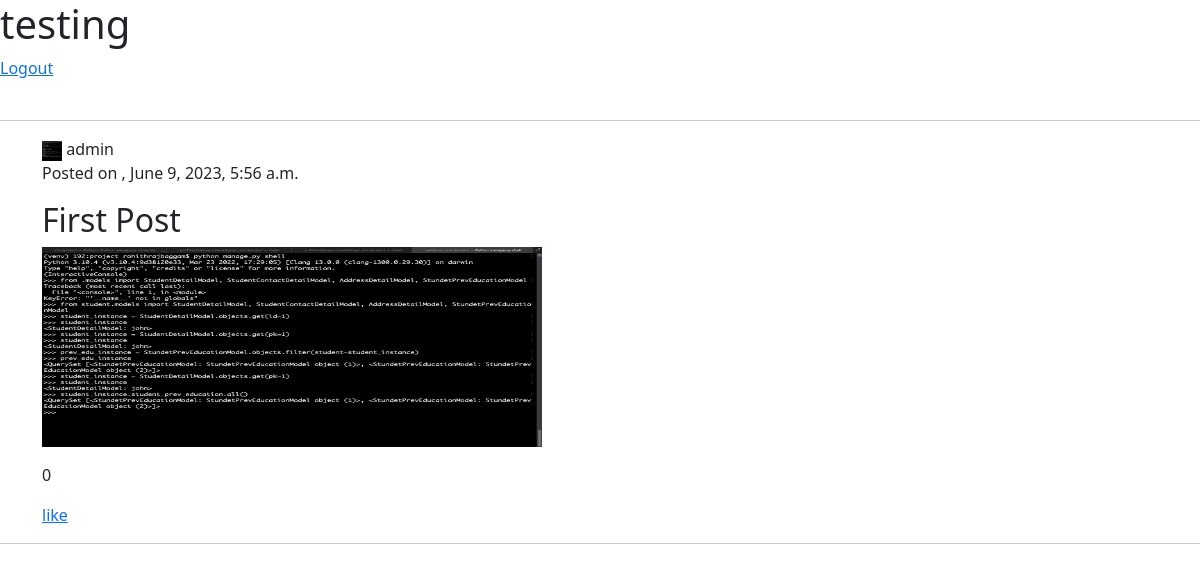
The page /users/post/1/ (signed in) on the database as committed earlier.
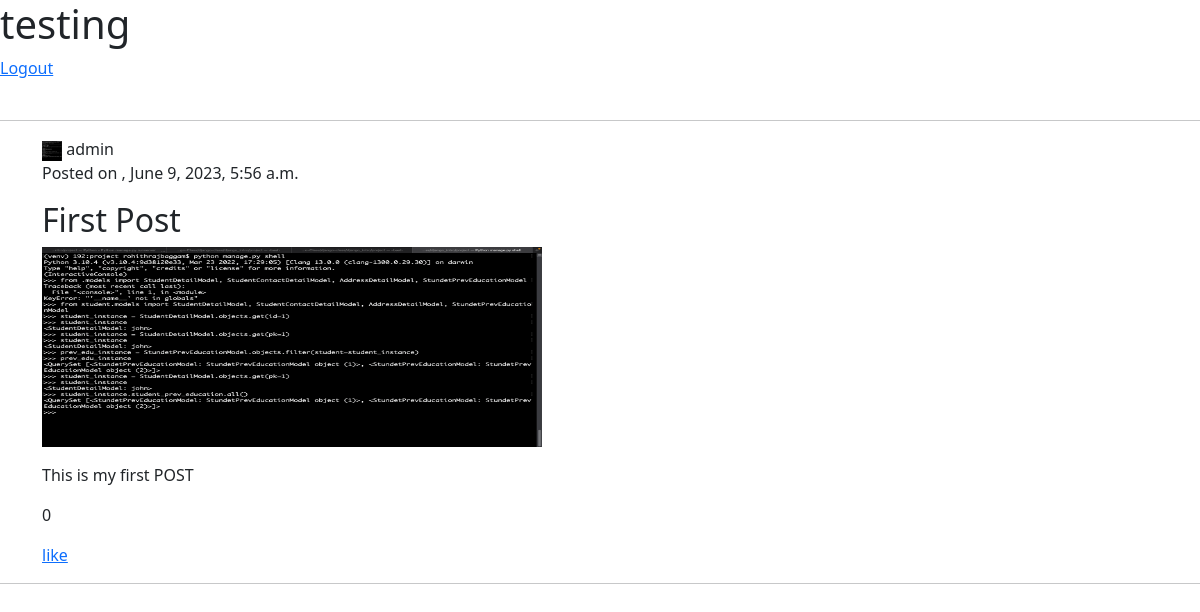
The same page on the database as committed later.
### posts/models.py (models this page shows)
class UserPostsModel(models.Model):
    user = models.ForeignKey(get_user_model(), on_delete=models.CASCADE, related_name="user_posts_model_user")
    title = models.CharField(max_length=300, null=True, blank=True)
    media = models.ImageField(upload_to="user-posts/",null=True, blank=True)
    description = models.TextField(null=True, blank=True)
    likes = models.ManyToManyField(get_user_model(), related_name="users_post_model_likes", blank=True)
    is_active = models.BooleanField(default=True, blank=True)
    updated_at = models.DateTimeField(auto_now=True)
    created_at = models.DateTimeField(auto_now_add=True)

### users/models.py (models this page shows)
class UsersProfileModel(models.Model):
    user = models.OneToOneField(get_user_model(), on_delete=models.CASCADE, related_name="user_profile_models_user")
    first_name = models.CharField(max_length=100, null=True, blank=True)
    last_name = models.CharField(max_length=100, null=True, blank=True)
    profile_pic = models.ImageField(upload_to="user-profile/",null=True, blank=True)
    bio = models.TextField(null=True, blank=True)
    date_of_birth = models.DateField(null=True, blank=True)
    facebook = models.URLField(null=True, blank=True)
    linkedin = models.URLField(null=True, blank=True)
    whatapp = models.URLField(null=True, blank=True) # https://wa.me/91987654210
    email = models.EmailField(max_length=100, null=True, blank=True) # name@domain.in
    created_at = models.DateTimeField(auto_now_add=True)

### users/views.py (the view)
# urls.py: path("post/<id>/", post_detail_view, name="post_detail_view"),
def post_detail_view(request, id):
    if request.user.is_authenticated:
        user_posts_query = UserPostsModel.objects.filter(is_active=True).get(id=id)
        context = {
            "username" : request.user.username,
            "is_user_login" : True,
            "is_liked" : user_posts_query.likes.all().filter(username=request.user.username).exists(),
            "likes_count" : user_posts_query.likes.all().count(),
            "obj" : user_posts_query
        }
    else:
        context = {
            "username" : "UnAuthorized User",
            "is_user_login" : False
        }
    return render(request, "users/detail_post.html", context)

### users/templates/users/detail_post.html (shortened to what this page needs)
<!doctype html>
<html lang="en">
  <head>
    <link href="https://cdn.jsdelivr.net/npm/bootstrap@5.3.0/dist/css/bootstrap.min.css" rel="stylesheet">
  </head>
  <body>
    <h1>{{username}}</h1>
    {%if is_user_login%}
    <a href="{%url 'logout_view'%}">Logout</a>
    <br><br>
    <hr>
    <div class="post container">
      <div class="post-header">
        <div class="user-profile">
          <img src={{obj.user.user_profile_models_user.profile_pic.url}} alt="User Profile Picture" class="profile-pic" height="20px" width="20px">
          <span class="username">{{obj.user.username}}</span>
        </div>
        {%if request.user == obj.user%}
        <p class="created-time">Posted on , {{obj.created_at}} <a href="{%url 'update_post' obj.id%}">Edit Post</a> <a href="{% url 'delete_post' obj.id%}">delete post</a> </p>
        {% else %}
        <p class="created-time">Posted on , {{obj.created_at}} </p>
        {% endif %}
      </div>
      <h2 class="post-title">{{obj.title}}</h2>
      <img src={{obj.media.url}} alt="Post Image" class="post-image" height="200px" width="500px">
      <div class="post-content">
        <p class="post-text">{{obj.description}}</p>
        <p class="post-text">{{likes_count}}</p>
        {%if request.user.is_authenticated%}
        {% if is_liked %}
          <a href="{%url 'react_post_view' obj.id%}">unlike</a>
        {% else %}
        <a href="{%url 'react_post_view' obj.id%}">like</a>
        {% endif %}
        {% endif%}
      </div>
    </div>
   <hr>
    {%else%}
    <a href="{%url 'login_view'%}">Login</a>
    {% endif %}
  </body>
</html>

Rows that differ between the two databases and show on the page:
changed UserPostsModel "First Post": description (not shown) → "This is my first POST"
